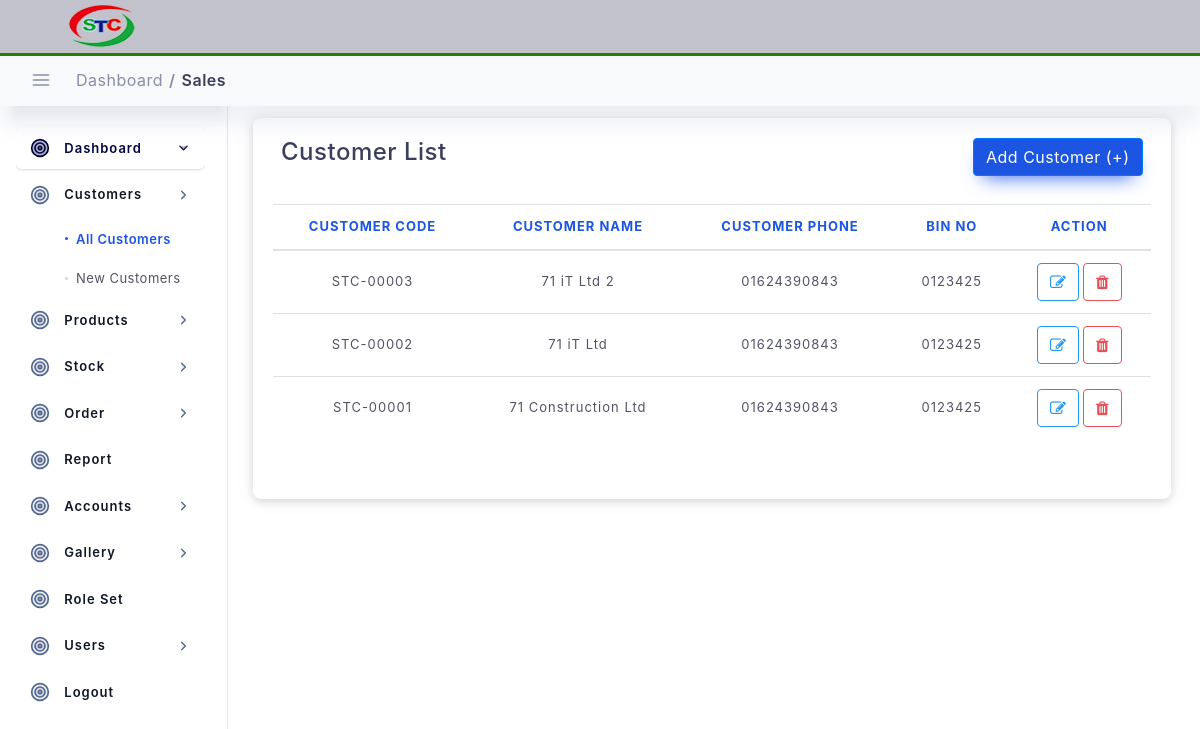
Before: /setup/all-customers (signed in) with the older database file.
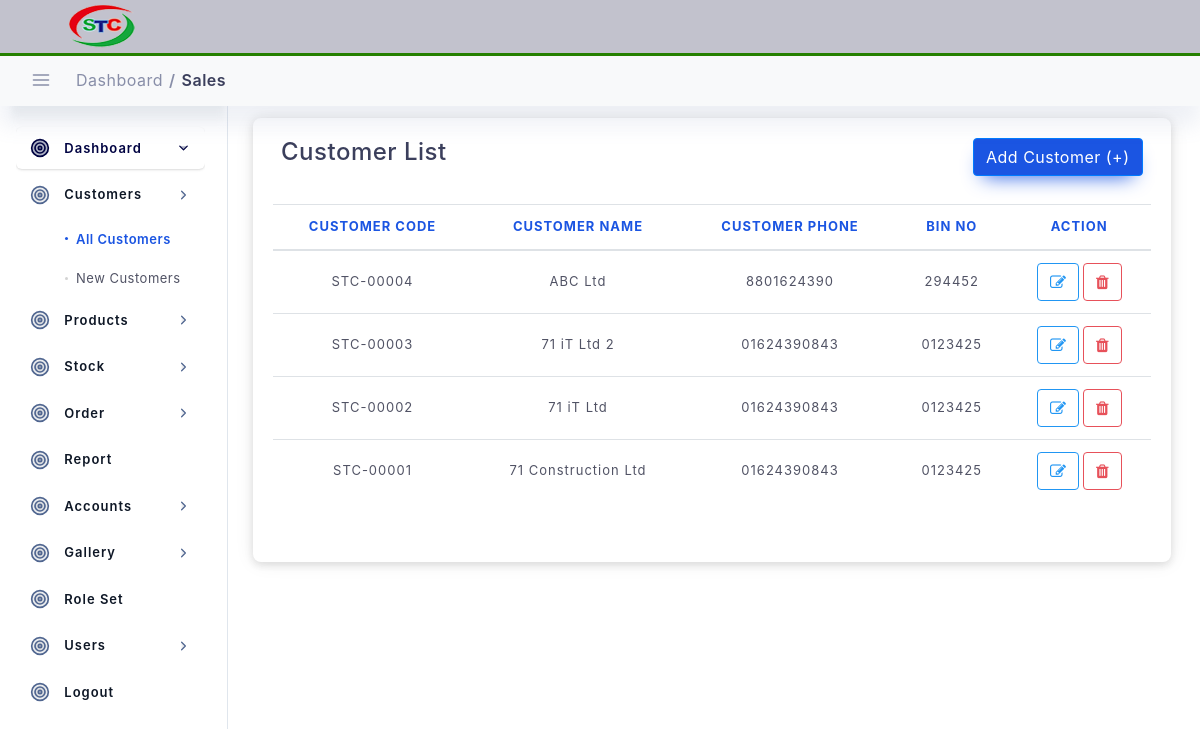
After: the same page with the newer database file.
### setup_data/models.py (models this page shows, shortened)
class Customers(models.Model):
    created_at = models.DateTimeField(blank=True, null=True, auto_now_add=True)
    updated_at = models.DateTimeField(blank=True, null=True, auto_now=True)
    customer_code = models.CharField(max_length=20, primary_key=True, default=customer_code)
    customer_name = models.CharField(max_length=100, )
    customer_address = models.CharField(max_length=100, blank=True, null=True)
    phone = models.CharField(max_length=20, blank=True, null=True)
    email = models.CharField(max_length=100, blank=True, null=True)
    bin_no = models.CharField(max_length=100, blank=True, null=True)
    author = models.ForeignKey(User, on_delete=models.DO_NOTHING, )
    is_active = models.BooleanField(default=True)

### setup_data/views.py (the view)
# urls.py: path('all-customers', views.AllCustomerListView.as_view(), name="all-customers"),
class AllCustomerListView(LoginRequiredMixin, ListView, ):
    model = Customers  # Model I want to Covert to List
    template_name = 'customer/customers.html'  # Template Name
    context_object_name = 'customers'  # Change default name of objectList
    ordering = ['-updated_at']  # Ordering post LIFO
    paginate_by = 20  # number of page I want to show in single page
    def get_context_data(self, **kwargs):
        context = super().get_context_data(**kwargs)
        context["title"] = "Customer List"
        context["nav_bar"] = "customer_list"
        context['customers'] = self.model.objects.all().order_by('-updated_at')
        return context

### templates/customer/customers.html (shortened to what this page needs)
{% extends "main/base.html" %}
{% load static %}
{% block content %}
<div class="col-lg-12 p-4">
    <div class="statbox widget box box-shadow">
        <div class="widget-header">
            <div class="row">
                <div class="mb-1 col-lg-8">
                    <h4>Customer List</h4>
                </div>
                <div class="mb-1 col-lg-4">
                    <a href="{% url 'add-new-customer' %}" class="btn btn-primary float-right">Add Customer (+)</a>
                </div>
            </div>
        </div>
        <br>
        <div class="scrollme">
            <table id="dataTable" class="table table-hover">
                <thead>
                <tr>
                    <th style="text-align:center">Customer Code</th>
                    <th style="text-align:center">Customer Name</th>
                    <th style="text-align:center">Customer Phone</th>
                    <th style="text-align:center">BIN NO</th>
                    <th style="text-align:center">Action</th>
                </tr>
                </thead>
                <tbody>
                {% for customer in customers %}
                <tr>
                    <td style="text-align:center">{{customer.customer_code}}</td>
                    <td style="text-align:center">{{customer.customer_name}}</td>
                    <td style="text-align:center">{{customer.phone}}</td>
                    <td style="text-align:center">{{customer.bin_no}}</td>
                    <td style="text-align:center">
                        <a href="#">
                            <button class="btn btn-outline-info"><i class="fa fa-edit"> </i></button>
                        </a>
                        <button class="delete-customer btn btn-outline-danger" data-customer-name={{customer.customer_name.split|join:"-___-"}}  data-customer-code={{customer.customer_code}} data-toggle="modal" data-target="#postmodal" ><i
                                class="fa fa-trash"></i></button>
                    </td>
                </tr>
                {% endfor %}
                </tbody>
            </table>
            <div class="d-flex justify-content-center">
            </div>
        </div>
    </div>
</div>
{% endblock content %}

Changed rows visible on the page:
added Customers: customer_code "STC-00004", customer_name "ABC Ltd", phone "8801624390", bin_no "294452"
